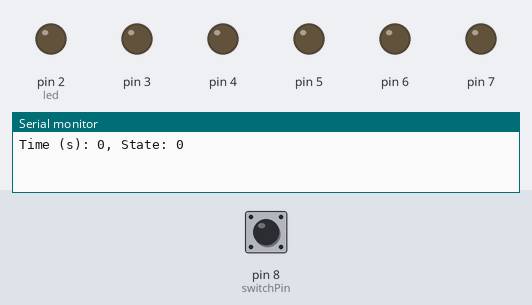
Bench run of a sketch on a simulated Arduino Uno, built with avr-gcc and run on an emulated ATmega328P. Parts: output pins drawn as LEDs (lit = HIGH), the last lines printed to the serial monitor. The inputs (shaded band) are chosen by the test bench; at power-on: pin 8 (switchPin) LOW.

Above: at 0.1 s.
At 10.1 s:
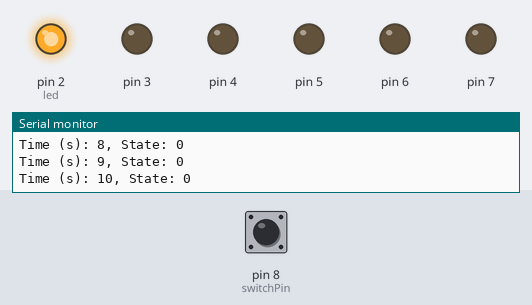
At 20.1 s:
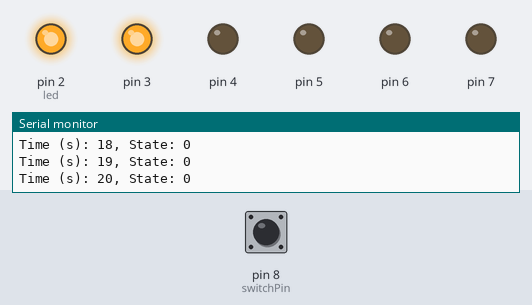
At 30.1 s:
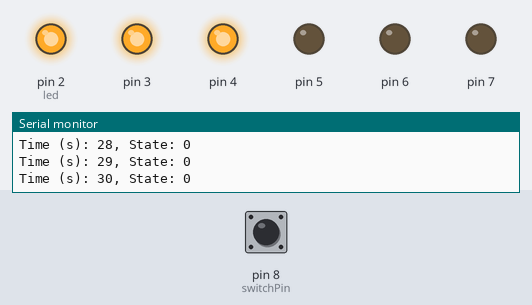
At 40.1 s:
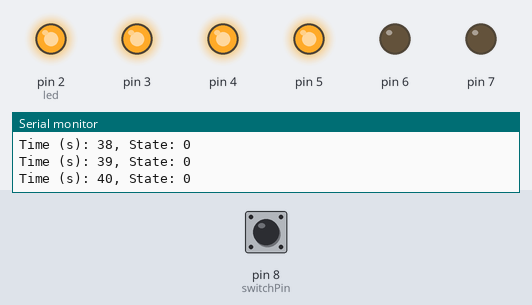
At 60.1 s:
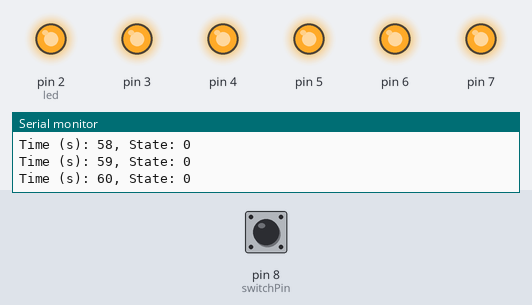
Timing chart, 0 to 61.6 s (numbered marks = the images above):
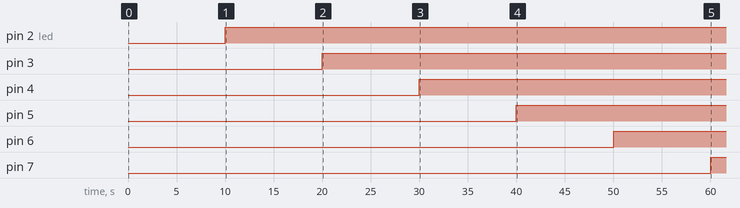

The sketch:

digital_hourglass.ino
```cpp
const int switchPin = 8;
unsigned long previousTime = 0;

int switchState = 0;
int prevSwitchState = 0;
int led = 2;
//long interval = 600000;
long interval = 10000; // minute glass

void setup() {
  Serial.begin(9600);
  for(int x = 2; x < 8; x++){
    pinMode(x, OUTPUT);
  }
  pinMode(switchPin, INPUT);
}

void loop() {
  unsigned long currentTime = millis();
  unsigned long timeInSec = currentTime/1000;

//  Serial.print("Time (s): ");
//  Serial.print(timeInSec);

  if(currentTime - previousTime > interval){
    previousTime = currentTime;

    digitalWrite(led, HIGH);
    led++;

    if(led == 7){
    }
  }
  switchState = digitalRead(switchPin);

  if(switchState != prevSwitchState){
    for(int x = 2; x < 8; x++){
      digitalWrite(x,LOW);
    }
    led = 2;
    previousTime = currentTime;
  }
  prevSwitchState = switchState;

  Serial.print("Time (s): ");
  Serial.print(timeInSec);
  Serial.print(", State: ");
  Serial.println(switchState);
  delay(1000); // print only one output per second
}
```

Measured:
- by itself, pin 2 (led): LOW → HIGH at 10.0 s
- by itself, pin 3: LOW → HIGH at 20.0 s
- by itself, pin 4: LOW → HIGH at 30.0 s
- by itself, pin 5: LOW → HIGH at 40.0 s
- by itself, pin 6: LOW → HIGH at 50.0 s
- by itself, pin 7: LOW → HIGH at 60.0 s
